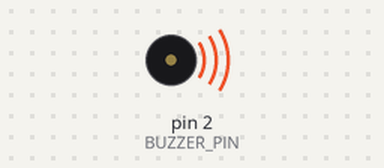
The sketch below on a simulated Arduino Uno, built with avr-gcc and run on an emulated ATmega328P. Shown: buzzer (waves = sounding).

Above: at 0.1 s.
At 1.1 s:
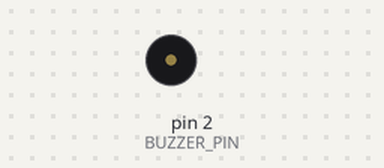
Timing chart, 0 to 2.6 s (numbered marks = the images above):
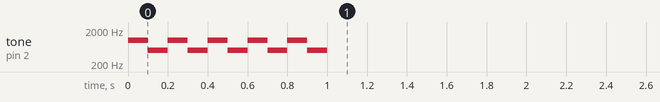

The sketch:

Buzzer_Example.ino
```cpp
const int BUZZER_PIN = 2;

void setup(){
  for (int i=0; i<5; ++i)
  {
    tone(BUZZER_PIN,1000); // 1 kHz "High" tone
    delay(100);
    tone(BUZZER_PIN,500);  // 500 Hz "Low" tone
    delay(100);
  }
  noTone(BUZZER_PIN); // Stop the tone
}
void loop(){
  // Nothing in the loop.
}
```
